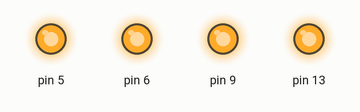
Simulated run of this sketch. Board: Arduino Uno, built with avr-gcc and run on an emulated ATmega328P. Parts: output pins drawn as LEDs (lit = HIGH).

Above: at 0.2 s.
At 1.7 s:
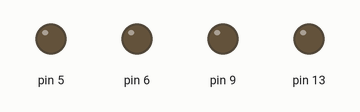
Timing chart, 0 to 3.0 s (numbered marks = the images above):
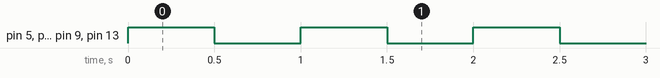

The sketch:

98_acceso_registro_con_puntero_directo.ino.ino
```cpp
void setup() {

(*(volatile uint8_t *)(0x2A)) |= 0b01100000;

 //int * ddrd = 0x2A; //defino puntero a entero y le asigno la direccion 0x2A (puerto DDRD)
 int * ddrb = 0x24; //define puntero a entero y le asigna la direccion 0x24 (puerto DDRB)

 //*ddrd = 0b01100000; //donde apunta ddrd le cargo el valor 01100000 pines 6 y 5
  *ddrb = 0b00100010; //donde apunta ddrb le cargo el valor 00100010 pines 5 y 1
}

void loop() {

  PIND = 0b01100000;
  PINB = 0b00100010;

delay(500);


}
```

Measured:
- by itself, pin 5, pin 6, pin 9, pin 13: alternates HIGH for 0.50 s and LOW for 0.50 s
